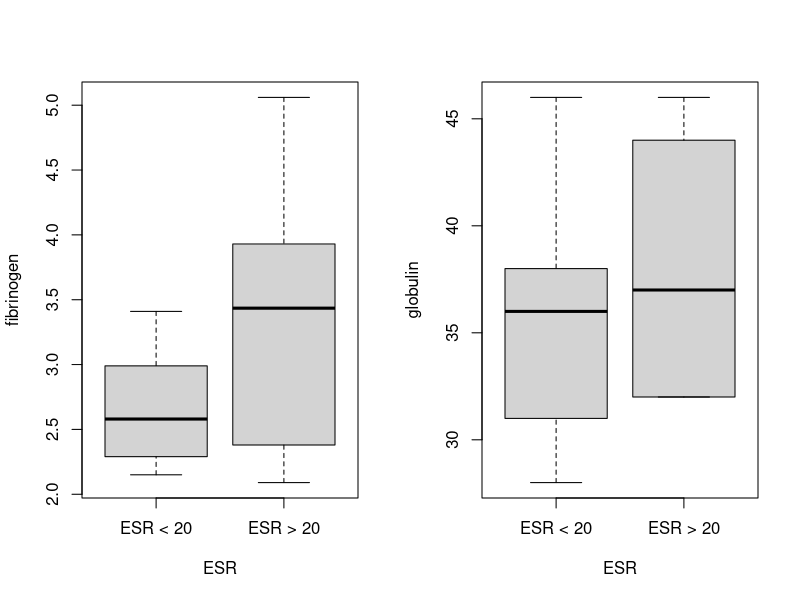
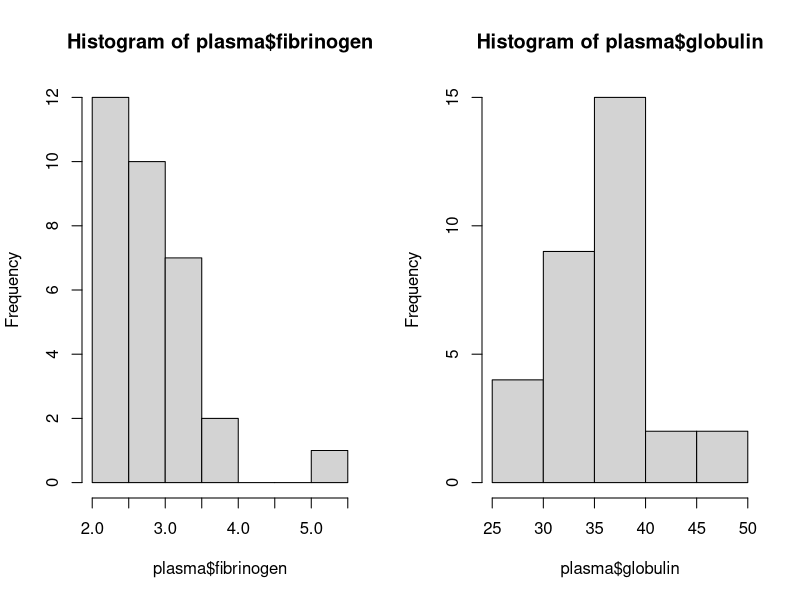
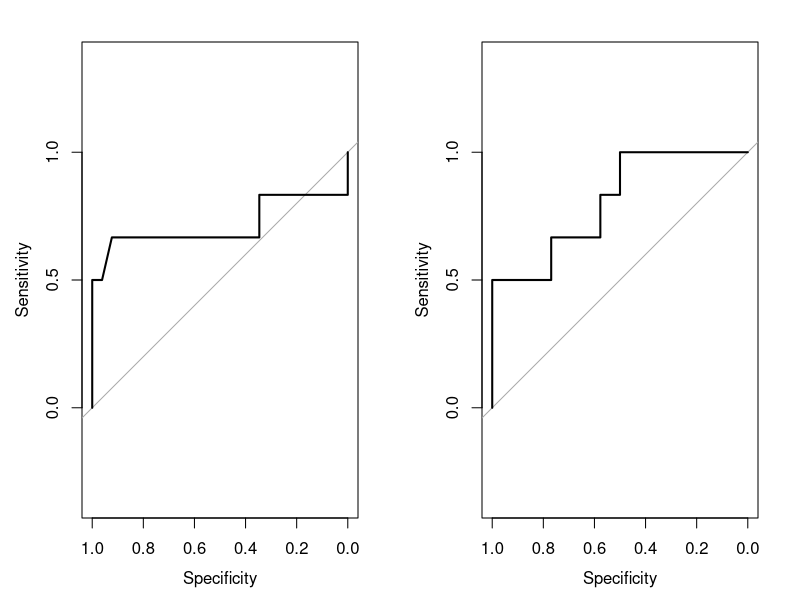

The R source for these figures, in order:
## This program shows in class examples for BIFX 503 - Logistic Regression

setwd("~/Hood/BIFX 503 2021")

library(HSAUR3)
library(coin)
library(dplyr)

## Blood screening example

# get familiar with data
?plasma
head(plasma)
summary(plasma)

par(mfrow=c(1,2))  # 2 plots per page, side by side
boxplot(fibrinogen ~ ESR, plasma)
boxplot(globulin ~ ESR, plasma)
# higher values of each protein are associated with ESR>20

hist(plasma$fibrinogen)  # right skewed
hist(plasma$globulin)    # possibly right skewed
cor.test(plasma$fibrinogen, plasma$globulin, method="spearman")  # Not associated

mod1 <- glm(ESR ~ fibrinogen, data = plasma, family = binomial())
summary(mod1)       # significant p=0.0425 
exp(coef(mod1))
exp(confint(mod1))

mod2 <- glm(ESR ~ globulin, data = plasma, family = binomial())
summary(mod2)       # not significant p=0.17
exp(coef(mod2))
exp(confint(mod2))

mod3 <- glm(ESR ~ fibrinogen + globulin, data = plasma, family = binomial())
summary(mod3)       # fibrinogen is significant p=0.049 while globulin is not p=0.19
exp(coef(mod3))
exp(confint(mod3))

anova(mod1, mod3, test = "Chisq")

library(pROC)
logpred <- predict(mod1, type="response")
roccurve <- roc(plasma$ESR ~ logpred, title = "Fibrinogen Alone")
roccurve  ## AUC = 0.71
plot(roccurve)

logpred <- predict(mod3, type="response", title = "Fibrinogen + Globulin")
roccurve <- roc(plasma$ESR ~ logpred)
roccurve  ## AUC = 0.81
plot(roccurve)

par(mfrow=c(1,1))
